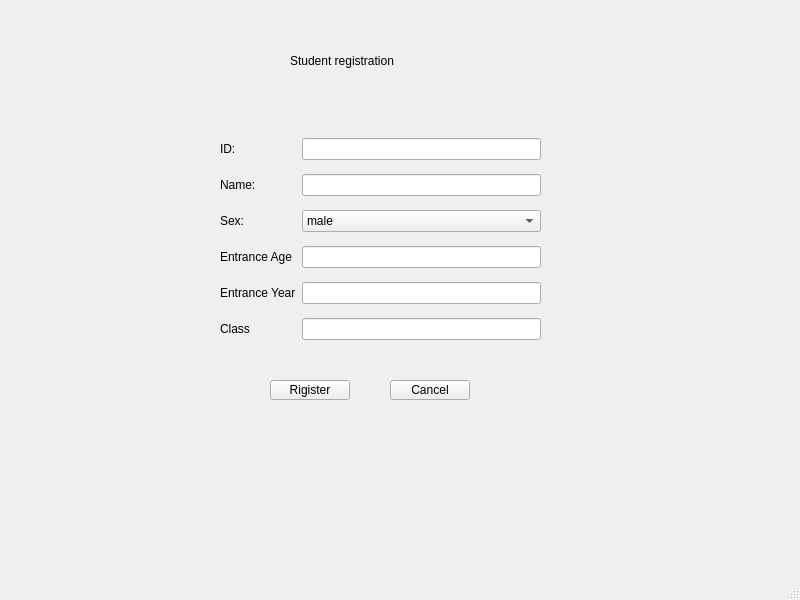
<?xml version="1.0" encoding="UTF-8"?>
<ui version="4.0">
 <class>Register</class>
 <widget class="QMainWindow" name="Register">
  <property name="geometry">
   <rect>
    <x>0</x>
    <y>0</y>
    <width>800</width>
    <height>600</height>
   </rect>
  </property>
  <property name="windowTitle">
   <string>MainWindow</string>
  </property>
  <widget class="QWidget" name="centralwidget">
   <widget class="QLabel" name="label">
    <property name="geometry">
     <rect>
      <x>290</x>
      <y>30</y>
      <width>151</width>
      <height>61</height>
     </rect>
    </property>
    <property name="text">
     <string>Student registration</string>
    </property>
   </widget>
   <widget class="QPushButton" name="rigisterBtn">
    <property name="geometry">
     <rect>
      <x>270</x>
      <y>380</y>
      <width>80</width>
      <height>20</height>
     </rect>
    </property>
    <property name="text">
     <string>Rigister</string>
    </property>
   </widget>
   <widget class="QWidget" name="layoutWidget">
    <property name="geometry">
     <rect>
      <x>220</x>
      <y>130</y>
      <width>321</width>
      <height>221</height>
     </rect>
    </property>
    <layout class="QGridLayout" name="gridLayout">
     <item row="0" column="0">
      <widget class="QLabel" name="label_2">
       <property name="text">
        <string>ID:</string>
       </property>
      </widget>
     </item>
     <item row="0" column="1">
      <widget class="QLineEdit" name="id"/>
     </item>
     <item row="1" column="0">
      <widget class="QLabel" name="label_3">
       <property name="text">
        <string>Name:</string>
       </property>
      </widget>
     </item>
     <item row="1" column="1">
      <widget class="QLineEdit" name="name"/>
     </item>
     <item row="2" column="0">
      <widget class="QLabel" name="label_4">
       <property name="text">
        <string>Sex:</string>
       </property>
      </widget>
     </item>
     <item row="2" column="1">
      <widget class="QComboBox" name="comboBox">
       <item>
        <property name="text">
         <string>male</string>
        </property>
       </item>
       <item>
        <property name="text">
         <string>female</string>
        </property>
       </item>
      </widget>
     </item>
     <item row="3" column="0">
      <widget class="QLabel" name="label_5">
       <property name="text">
        <string>Entrance Age</string>
       </property>
      </widget>
     </item>
     <item row="3" column="1">
      <widget class="QLineEdit" name="age"/>
     </item>
     <item row="4" column="0">
      <widget class="QLabel" name="label_6">
       <property name="text">
        <string>Entrance Year</string>
       </property>
      </widget>
     </item>
     <item row="4" column="1">
      <widget class="QLineEdit" name="year"/>
     </item>
     <item row="5" column="0">
      <widget class="QLabel" name="label_7">
       <property name="text">
        <string>Class</string>
       </property>
      </widget>
     </item>
     <item row="5" column="1">
      <widget class="QLineEdit" name="class_2"/>
     </item>
    </layout>
   </widget>
   <widget class="QPushButton" name="pushButton">
    <property name="geometry">
     <rect>
      <x>390</x>
      <y>380</y>
      <width>80</width>
      <height>20</height>
     </rect>
    </property>
    <property name="text">
     <string>Cancel</string>
    </property>
   </widget>
  </widget>
  <widget class="QMenuBar" name="menubar">
   <property name="geometry">
    <rect>
     <x>0</x>
     <y>0</y>
     <width>800</width>
     <height>21</height>
    </rect>
   </property>
  </widget>
  <widget class="QStatusBar" name="statusbar"/>
 </widget>
 <resources/>
 <connections/>
</ui>
